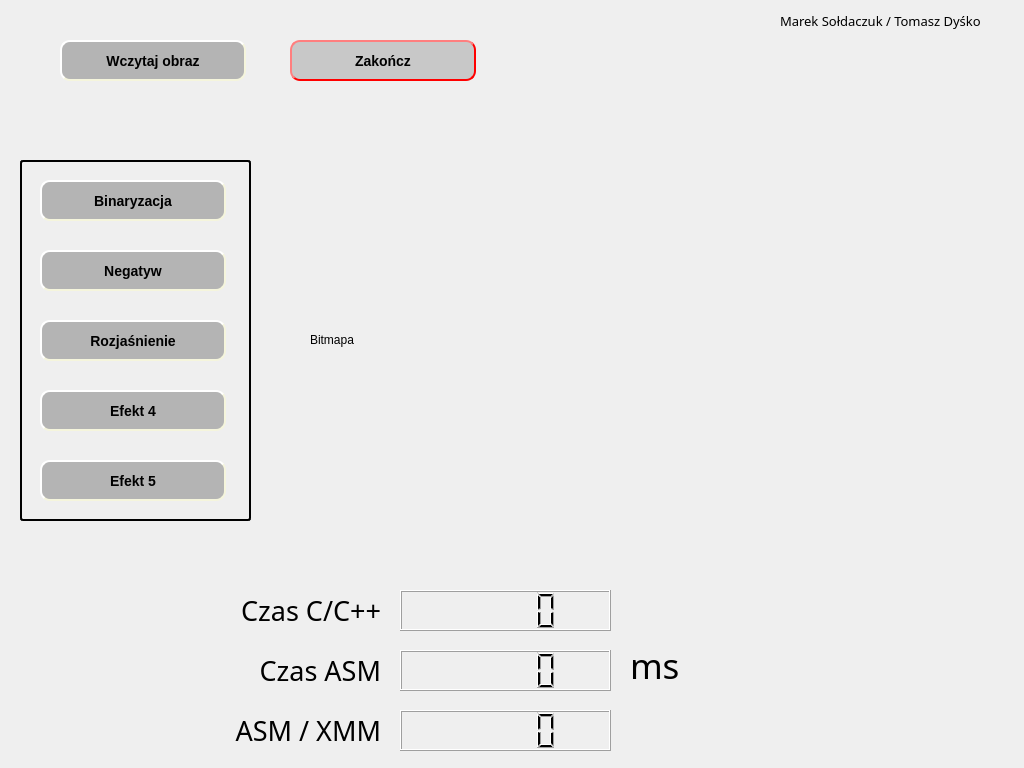
<?xml version="1.0" encoding="UTF-8"?>
<ui version="4.0">
 <class>MainWindow</class>
 <widget class="QMainWindow" name="MainWindow">
  <property name="geometry">
   <rect>
    <x>0</x>
    <y>0</y>
    <width>1024</width>
    <height>768</height>
   </rect>
  </property>
  <property name="windowTitle">
   <string>Sołdaczuk_Dyśko_AK2</string>
  </property>
  <property name="windowIcon">
   <iconset>
    <normalon>:/images/bmp_icon.png</normalon>
   </iconset>
  </property>
  <property name="toolButtonStyle">
   <enum>Qt::ToolButtonIconOnly</enum>
  </property>
  <widget class="QWidget" name="centralWidget">
   <widget class="QLabel" name="podpis">
    <property name="geometry">
     <rect>
      <x>780</x>
      <y>10</y>
      <width>231</width>
      <height>21</height>
     </rect>
    </property>
    <property name="font">
     <font>
      <family>Goudy Old Style</family>
      <pointsize>10</pointsize>
     </font>
    </property>
    <property name="text">
     <string>Marek Sołdaczuk / Tomasz Dyśko</string>
    </property>
   </widget>
   <widget class="QPushButton" name="but_start">
    <property name="geometry">
     <rect>
      <x>60</x>
      <y>40</y>
      <width>186</width>
      <height>41</height>
     </rect>
    </property>
    <property name="font">
     <font>
      <pointsize>-1</pointsize>
      <weight>75</weight>
      <italic>false</italic>
      <bold>true</bold>
     </font>
    </property>
    <property name="styleSheet">
     <string notr="true">QPushButton {
background-color: rgb(180, 180, 180);
border: 1px solid gray;

    border-style: outset;
    border-width: 2px;
    border-radius: 10px;
    border-color: beige;
    font: bold 14px;
    min-width: 10em;
    padding: 6px;
}
QPushButton:pressed { background-color: qlineargradient(x1: 0, y1: 0, x2: 0, y2: 1, stop: 0 #BEBEBE, stop: 1 #D7D7D7);
}</string>
    </property>
    <property name="text">
     <string>Wczytaj obraz</string>
    </property>
   </widget>
   <widget class="QPushButton" name="but_wyj">
    <property name="geometry">
     <rect>
      <x>290</x>
      <y>40</y>
      <width>186</width>
      <height>41</height>
     </rect>
    </property>
    <property name="font">
     <font>
      <pointsize>-1</pointsize>
      <weight>75</weight>
      <italic>false</italic>
      <bold>true</bold>
     </font>
    </property>
    <property name="styleSheet">
     <string notr="true">QPushButton {
background-color: rgb(200, 200, 200);
border: 1px solid gray;

    border-style: outset;
    border-width: 2px;
    border-radius: 10px;
    border-color: red;
    font: bold 14px;
    min-width: 10em;
    padding: 6px;
}
QPushButton:pressed { background-color: qlineargradient(x1: 0, y1: 0, x2: 0, y2: 1, stop: 0 #BEBEBE, stop: 1 #D7D7D7);
}</string>
    </property>
    <property name="text">
     <string>Zakończ</string>
    </property>
   </widget>
   <widget class="QLabel" name="background">
    <property name="geometry">
     <rect>
      <x>0</x>
      <y>0</y>
      <width>1031</width>
      <height>771</height>
     </rect>
    </property>
    <property name="text">
     <string/>
    </property>
   </widget>
   <widget class="QLabel" name="bitmapa">
    <property name="geometry">
     <rect>
      <x>310</x>
      <y>100</y>
      <width>640</width>
      <height>480</height>
     </rect>
    </property>
    <property name="styleSheet">
     <string notr="true"/>
    </property>
    <property name="text">
     <string>Bitmapa</string>
    </property>
    <property name="scaledContents">
     <bool>true</bool>
    </property>
   </widget>
   <widget class="QPushButton" name="but_e1">
    <property name="geometry">
     <rect>
      <x>40</x>
      <y>180</y>
      <width>186</width>
      <height>41</height>
     </rect>
    </property>
    <property name="font">
     <font>
      <pointsize>-1</pointsize>
      <weight>75</weight>
      <italic>false</italic>
      <bold>true</bold>
     </font>
    </property>
    <property name="styleSheet">
     <string notr="true">QPushButton {
background-color: rgb(180, 180, 180);
border: 1px solid gray;

    border-style: outset;
    border-width: 2px;
    border-radius: 10px;
    border-color: beige;
    font: bold 14px;
    min-width: 10em;
    padding: 6px;
}
QPushButton:pressed { background-color: qlineargradient(x1: 0, y1: 0, x2: 0, y2: 1, stop: 0 #BEBEBE, stop: 1 #D7D7D7);
}</string>
    </property>
    <property name="text">
     <string>Binaryzacja</string>
    </property>
   </widget>
   <widget class="QPushButton" name="but_e2">
    <property name="geometry">
     <rect>
      <x>40</x>
      <y>250</y>
      <width>186</width>
      <height>41</height>
     </rect>
    </property>
    <property name="font">
     <font>
      <pointsize>-1</pointsize>
      <weight>75</weight>
      <italic>false</italic>
      <bold>true</bold>
     </font>
    </property>
    <property name="styleSheet">
     <string notr="true">QPushButton {
background-color: rgb(180, 180, 180);
border: 1px solid gray;

    border-style: outset;
    border-width: 2px;
    border-radius: 10px;
    border-color: beige;
    font: bold 14px;
    min-width: 10em;
    padding: 6px;
}
QPushButton:pressed { background-color: qlineargradient(x1: 0, y1: 0, x2: 0, y2: 1, stop: 0 #BEBEBE, stop: 1 #D7D7D7);
}</string>
    </property>
    <property name="text">
     <string>Negatyw</string>
    </property>
   </widget>
   <widget class="QPushButton" name="but_e3">
    <property name="geometry">
     <rect>
      <x>40</x>
      <y>320</y>
      <width>186</width>
      <height>41</height>
     </rect>
    </property>
    <property name="font">
     <font>
      <pointsize>-1</pointsize>
      <weight>75</weight>
      <italic>false</italic>
      <bold>true</bold>
     </font>
    </property>
    <property name="styleSheet">
     <string notr="true">QPushButton {
background-color: rgb(180, 180, 180);
border: 1px solid gray;

    border-style: outset;
    border-width: 2px;
    border-radius: 10px;
    border-color: beige;
    font: bold 14px;
    min-width: 10em;
    padding: 6px;
}
QPushButton:pressed { background-color: qlineargradient(x1: 0, y1: 0, x2: 0, y2: 1, stop: 0 #BEBEBE, stop: 1 #D7D7D7);
}</string>
    </property>
    <property name="text">
     <string>Rozjaśnienie</string>
    </property>
   </widget>
   <widget class="QPushButton" name="but_e4">
    <property name="geometry">
     <rect>
      <x>40</x>
      <y>390</y>
      <width>186</width>
      <height>41</height>
     </rect>
    </property>
    <property name="font">
     <font>
      <pointsize>-1</pointsize>
      <weight>75</weight>
      <italic>false</italic>
      <bold>true</bold>
     </font>
    </property>
    <property name="styleSheet">
     <string notr="true">QPushButton {
background-color: rgb(180, 180, 180);
border: 1px solid gray;

    border-style: outset;
    border-width: 2px;
    border-radius: 10px;
    border-color: beige;
    font: bold 14px;
    min-width: 10em;
    padding: 6px;
}
QPushButton:pressed { background-color: qlineargradient(x1: 0, y1: 0, x2: 0, y2: 1, stop: 0 #BEBEBE, stop: 1 #D7D7D7);
}</string>
    </property>
    <property name="text">
     <string>Efekt 4</string>
    </property>
   </widget>
   <widget class="QPushButton" name="but_e5">
    <property name="geometry">
     <rect>
      <x>40</x>
      <y>460</y>
      <width>186</width>
      <height>41</height>
     </rect>
    </property>
    <property name="font">
     <font>
      <pointsize>-1</pointsize>
      <weight>75</weight>
      <italic>false</italic>
      <bold>true</bold>
     </font>
    </property>
    <property name="styleSheet">
     <string notr="true">QPushButton {
background-color: rgb(180, 180, 180);
border: 1px solid gray;

    border-style: outset;
    border-width: 2px;
    border-radius: 10px;
    border-color: beige;
    font: bold 14px;
    min-width: 10em;
    padding: 6px;
}
QPushButton:pressed { background-color: qlineargradient(x1: 0, y1: 0, x2: 0, y2: 1, stop: 0 #BEBEBE, stop: 1 #D7D7D7);
}</string>
    </property>
    <property name="text">
     <string>Efekt 5</string>
    </property>
   </widget>
   <widget class="QFrame" name="frame">
    <property name="geometry">
     <rect>
      <x>20</x>
      <y>160</y>
      <width>231</width>
      <height>361</height>
     </rect>
    </property>
    <property name="font">
     <font>
      <family>8514oem</family>
      <weight>75</weight>
      <bold>true</bold>
     </font>
    </property>
    <property name="styleSheet">
     <string notr="true"> border: 2px solid black;
    border-radius: 3px;
    padding: 2px;</string>
    </property>
    <property name="frameShape">
     <enum>QFrame::StyledPanel</enum>
    </property>
    <property name="frameShadow">
     <enum>QFrame::Raised</enum>
    </property>
   </widget>
   <widget class="QLCDNumber" name="asmTimer">
    <property name="geometry">
     <rect>
      <x>400</x>
      <y>590</y>
      <width>211</width>
      <height>41</height>
     </rect>
    </property>
    <property name="smallDecimalPoint">
     <bool>false</bool>
    </property>
    <property name="value" stdset="0">
     <double>0.000000000000000</double>
    </property>
   </widget>
   <widget class="QLabel" name="asmTimeLabel">
    <property name="geometry">
     <rect>
      <x>180</x>
      <y>650</y>
      <width>201</width>
      <height>41</height>
     </rect>
    </property>
    <property name="font">
     <font>
      <family>OCR A Extended</family>
      <pointsize>20</pointsize>
     </font>
    </property>
    <property name="text">
     <string>Czas ASM</string>
    </property>
    <property name="alignment">
     <set>Qt::AlignRight|Qt::AlignTrailing|Qt::AlignVCenter</set>
    </property>
   </widget>
   <widget class="QLabel" name="cTimeLabel">
    <property name="geometry">
     <rect>
      <x>180</x>
      <y>590</y>
      <width>201</width>
      <height>41</height>
     </rect>
    </property>
    <property name="font">
     <font>
      <family>OCR A Extended</family>
      <pointsize>20</pointsize>
     </font>
    </property>
    <property name="text">
     <string>Czas C/C++</string>
    </property>
    <property name="alignment">
     <set>Qt::AlignRight|Qt::AlignTrailing|Qt::AlignVCenter</set>
    </property>
   </widget>
   <widget class="QLCDNumber" name="cTimer">
    <property name="geometry">
     <rect>
      <x>400</x>
      <y>650</y>
      <width>211</width>
      <height>41</height>
     </rect>
    </property>
   </widget>
   <widget class="QLabel" name="milisecondsLabel">
    <property name="geometry">
     <rect>
      <x>630</x>
      <y>630</y>
      <width>55</width>
      <height>71</height>
     </rect>
    </property>
    <property name="font">
     <font>
      <family>OCR A Extended</family>
      <pointsize>26</pointsize>
     </font>
    </property>
    <property name="text">
     <string>ms</string>
    </property>
   </widget>
   <widget class="QLabel" name="xmmTimeLabel">
    <property name="geometry">
     <rect>
      <x>180</x>
      <y>710</y>
      <width>201</width>
      <height>41</height>
     </rect>
    </property>
    <property name="font">
     <font>
      <family>OCR A Extended</family>
      <pointsize>20</pointsize>
     </font>
    </property>
    <property name="text">
     <string>ASM / XMM</string>
    </property>
    <property name="alignment">
     <set>Qt::AlignRight|Qt::AlignTrailing|Qt::AlignVCenter</set>
    </property>
   </widget>
   <widget class="QLCDNumber" name="xmmTimer">
    <property name="geometry">
     <rect>
      <x>400</x>
      <y>710</y>
      <width>211</width>
      <height>41</height>
     </rect>
    </property>
   </widget>
   <zorder>background</zorder>
   <zorder>frame</zorder>
   <zorder>podpis</zorder>
   <zorder>but_start</zorder>
   <zorder>but_wyj</zorder>
   <zorder>bitmapa</zorder>
   <zorder>but_e1</zorder>
   <zorder>but_e2</zorder>
   <zorder>but_e3</zorder>
   <zorder>but_e4</zorder>
   <zorder>but_e5</zorder>
   <zorder>asmTimer</zorder>
   <zorder>asmTimeLabel</zorder>
   <zorder>cTimeLabel</zorder>
   <zorder>cTimer</zorder>
   <zorder>milisecondsLabel</zorder>
   <zorder>xmmTimeLabel</zorder>
   <zorder>xmmTimer</zorder>
  </widget>
 </widget>
 <layoutdefault spacing="6" margin="11"/>
 <resources/>
 <connections/>
</ui>
